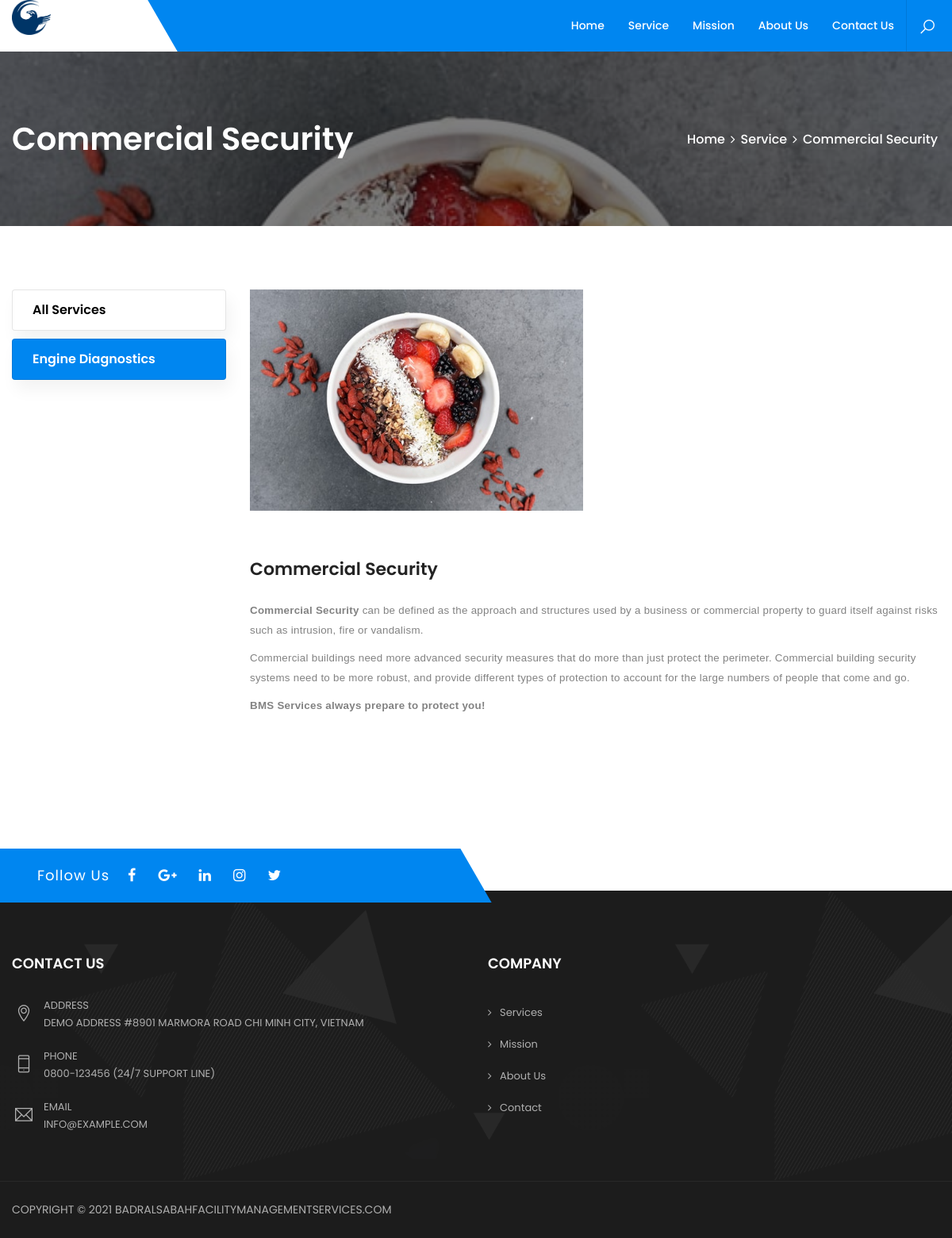
The app's page /service/commercial-security/ with its own data.
### core/models.py (models this page shows, shortened)
class Services(models.Model):
    title = models.CharField(max_length=225)
    slug = SlugField(null=True, blank=True, default=None, unique=True)
    icons = models.CharField(max_length=20, null=True, blank=True)
    timeline = models.CharField(max_length=255)
    content = models.TextField()
    image = models.ImageField(upload_to=services_path, null=True, blank=True)
    created_at = models.DateTimeField(auto_now_add=True)
    updated_at = models.DateTimeField(auto_now=True)
    author = models.ForeignKey(User, on_delete=models.CASCADE)
    status = models.BooleanField(default=False)
    objects = models.Manager()
    status_objects = ServiceQuerySet()
    class Meta:
        ordering = ['-created_at']

### core/views.py (the view)
# urls.py: path('service/<slug:slug>/', views.ServicesPageDetail, name='service-detail-page'),
def ServicesPageDetail(request, slug):
    obj = get_object_or_404(Services, slug=slug)
    services = Services.status_objects.all()[:6]
    return render(request, 'web/service-detail.html', {'object': obj, 'services': services})

### core/manager.py (called while the page is built)
    def get_queryset(self):
        return super(ServiceQuerySet, self).get_queryset().filter(status=True)

### core/templates/web/service-detail.html
{% extends 'web/base.html' %}
{% load static %}
{% block body %}
<div class="page-content bg-white">
	<div class="dlab-bnr-inr overlay-black-middle bg-pt" style="background-image:url({{object.image.url}});">
		<div class="container">
			<div class="dlab-bnr-inr-entry">
				<h1 class="text-white">{{ object.title }}</h1>
				<div class="breadcrumb-row">
					<ul class="list-inline">
						<li><a href="index.html">Home</a></li>
						<li>Service</li>
						<li>{{ object.title }}</li>
					</ul>
				</div>
			</div>
		</div>
	</div>
	<div class="content-block">
		<div class="section-full content-inner">
			<div class="container">
				<div class="row">
					<div class="col-xl-3 col-lg-4 col-md-5">
						<div class="widget sidebar-widget ext-sidebar-menu widget_nav_menu">
							<ul class="menu">
								<li><a href="javascript:void(0);">all services</a> </li>
								<li class="active"><a href="{% url 'service-detail-page' slug=object.slug %}">engine
										diagnostics</a> </li>
							</ul>
						</div>
					</div>
					<div class="col-xl-9 col-lg-8 col-md-7 m-b30">
						<div class="row">
							<div class="col-lg-6 col-md-12 m-b30">
								<div class="dlab-box">
									<div class="dlab-media">
										<a href="javascript:void(0);">
											<img src="{{object.image.url}}" alt=""></a>
									</div>
								</div>
							</div>
							<div class="col-lg-12 col-md-12 m-b30">
								<div class="dlab-box">
									<div class="dlab-info m-t30 ">
										<h4 class="dlab-title m-t0">{{ object.title }}</h4>
										<p>{{ object.content|safe }}</p>
									</div>
								</div>
							</div>
						</div>
					</div>
				</div>
			</div>
		</div>
	</div>
</div>
{% endblock %}

### records on screen
Services: image (picture), title "Commercial Security", content "Commercial Security can be defined as the approach and structures used by a business or commercial property to guard itself against risks such as intrusion, fire or vandalism. Commercial buildings need more advanced security measures that do more than just protect the perimeter. Commercial building security systems need to be more robust, and provide different types of protection to account for the large numbers of people that come and go. BMS Services always prepare to protect you!"
